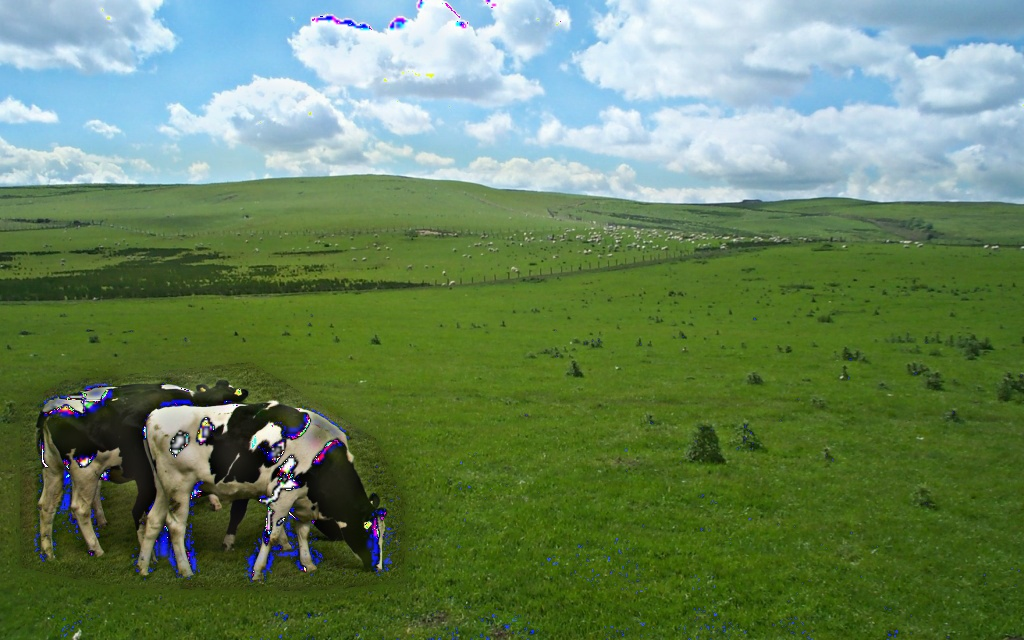
#> input picture Assignment2/Pyramid_blending_2_1.jpg, 1024 x 640 px
$ python fft.py --image ../Pyramid_blending_2_1.jpg
#> lines starting #> are read from the running program, lines starting #| are printed output that depends on the picture
import os
import numpy as np
import argparse
import cv2
import pdb
from matplotlib import pyplot as plt
#fx = np.array([11, 23, 5, 15, 28, 17, 45, 41])
ap = argparse.ArgumentParser()
ap.add_argument("-I1", "--image", required=True, help="Path to the image")
args = vars(ap.parse_args())

def DFT_slow(x):
    """Compute the discrete Fourier Transform of the 1D array x"""
    x = np.asarray(x, dtype=float)
    N = x.shape[0]
    n = np.arange(N)
    k = n.reshape((N, 1))
    M = np.exp(-2j * np.pi * k * n / N)
    return np.dot(M, x)

def fft(fx):

	fx = np.asarray(fx, dtype=float)
	N = fx.shape[0]
	n= np.arange(N)
	n_even = n[::2]
	n_odd = n[1::2]
	if N>16:
		X_e = np.array([fx[n] for n in n_even])
		X_o = np.array([fx[n] for n in n_odd])
		X_e = fft(X_e)
		X_o = fft(X_o)
		factor = np.exp(-2j * np.pi * np.arange(N) / N)
		#pdb.set_trace()
		return np.concatenate([X_e + factor[:(N//2)] * X_o,
           		X_e + factor[(N//2):] * X_o])
	else:
		return DFT_slow(fx)


def fft2(image):

	#pdb.set_trace()
	image = cv2.resize(image,(256,256))
	h, w = image.shape
	fft_cols = np.zeros(image.shape)
	fft_rows = np.zeros(image.shape)
	for col in range(w):

		fft_cols[:, col] = fft(image[:,col])

	for row in range(fft_cols.shape[0]):
		fft_rows[row,:] = fft(image[row,:])

	return fft_rows

if __name__ == '__main__':
	image = cv2.imread(args["image"],0)
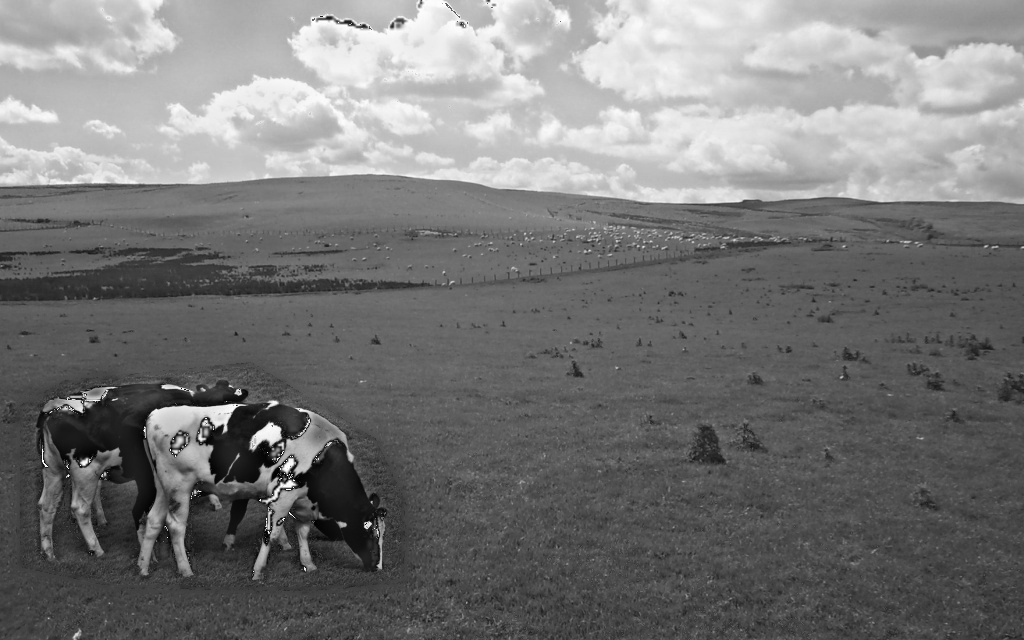
#> image: shape (640, 1024); min 0, max 255, mean 119.3
	fft_img = fft2(image)
#> in fft2, `image = cv2.resize(image,(256,256))`:
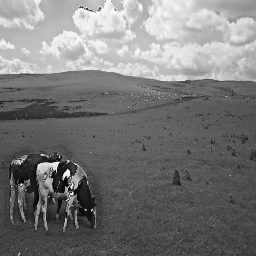
#> image: shape (256, 256); min 2, max 253, mean 119.3
#> after the loop in fft2, `for col in range(w):`:
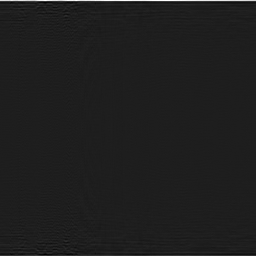
#> fft_cols: shape (256, 256) float64; min -4449.6, max 33587, mean 194.7; drawn with min black and max white
#> after the loop in fft2, `for row in range(fft_cols.shape[0]):`:
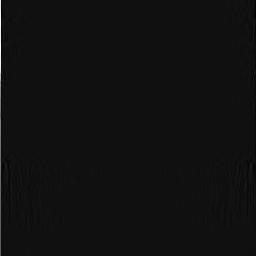
#> fft_rows: shape (256, 256) float64; min -3751.4, max 54492, mean 110.6; drawn with min black and max white
	fshift = np.fft.fftshift(fft_img)
	magnitude_spectrum = 20*np.log(np.abs(fshift))
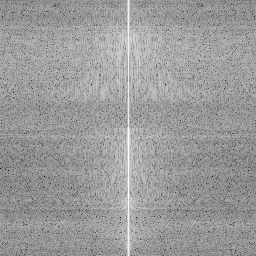
#> magnitude_spectrum: shape (256, 256) float64; 0% of the values are NaN or infinite; the others: min -128.1, max 218.1, mean 83.1; drawn with min black, max white, NaN and infinite black
	plt.subplot(121),plt.imshow(image, cmap = 'gray')
	plt.title('Input Image'), plt.xticks([]), plt.yticks([])
	plt.subplot(122),plt.imshow(magnitude_spectrum, cmap = 'gray')
	plt.title('Magnitude Spectrum'), plt.xticks([]), plt.yticks([])
	plt.show()
	cv2.imshow('fft', fshift)
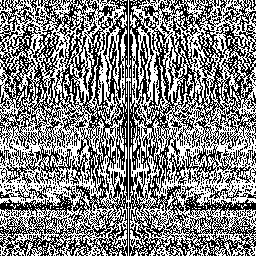
#> window 'fft': shape (256, 256); min 0, max 255, mean 130.8
	cv2.waitKey(0)
	cv2.imwrite('fft.jpg', fshift)
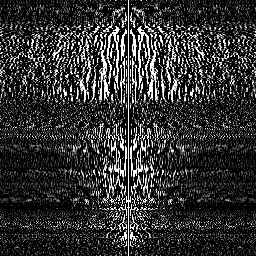
#> saved as fft.jpg: shape (256, 256); min 0, max 255, mean 50.2
